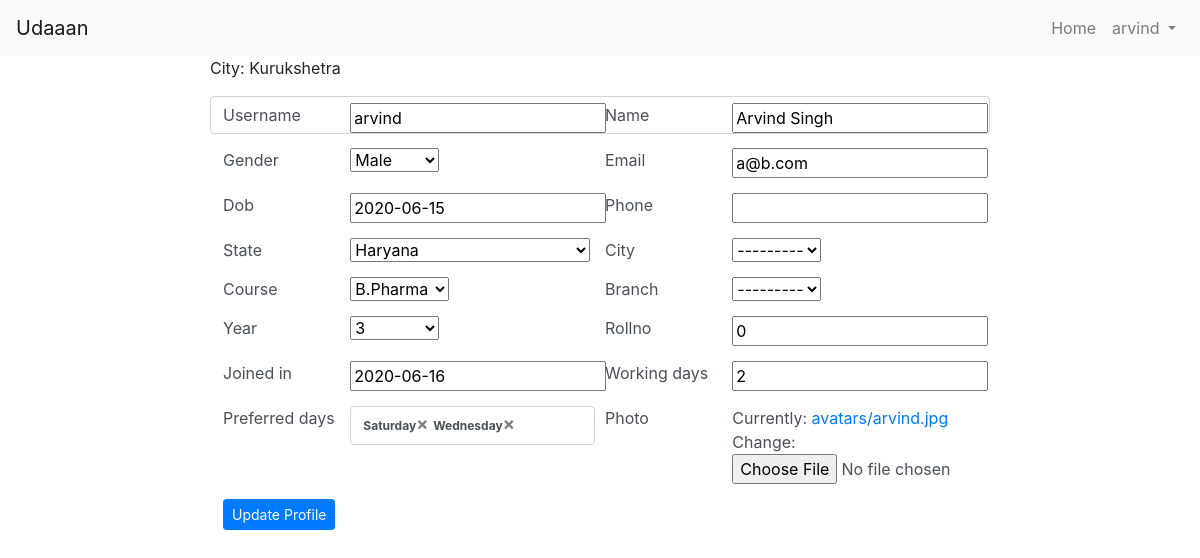
The page /memberupdate/arvind (signed in) on the database its author committed.
### members/models.py (models this page shows, shortened)
class GLAMember(models.Model):
  gender_choices = (
    ('Male','Male'),
    ('Female','Female'),
    ('Other','Other')
  )
  user = models.OneToOneField(User, on_delete=models.CASCADE,null=True)
  username  = models.CharField(max_length=50,null=True)
  name      = models.CharField(max_length=50,null=True)
  gender    = models.CharField(max_length=8,choices=gender_choices,null=True)
  dob       = models.DateField(null=True,auto_now=False, auto_now_add=False)
  email     = models.EmailField(max_length=50,null=True)
  phone_regex = RegexValidator(regex=r'^\+?1?\d{9,10}$',
            message="Phone number must be entered in the format: +91xxxxxxxxxx")
  phone = models.CharField(validators=[phone_regex], max_length=10, blank=True) # validators should be a list
  state = models.ForeignKey(State,null=True, on_delete=models.CASCADE)
  city = models.ForeignKey(City,null=True, on_delete=models.CASCADE)
  course = models.ForeignKey(Course,null=True, on_delete=models.CASCADE)
  branch  = models.ForeignKey(Branch,null=True, on_delete=models.CASCADE)
  year = models.IntegerField(null=True,choices=((1,1),(2,2),(3,3),(4,4)))
  rollno = models.IntegerField(null=True)
  joined_in = models.DateField(blank=True,null=True,auto_now=False, auto_now_add=False)
  working_days = models.IntegerField(default=0,null=True,blank=True)
  preferred_days = models.ManyToManyField(Day)
  photo = models.ImageField(upload_to=store_file_name,null=True)
  def get_absolute_url(self):
      return reverse('memberdetails', kwargs={'slug': self.username})
  class Meta:
    verbose_name = 'GLA Member'
    verbose_name_plural = 'GLA Members'

class City(models.Model):
  city  = models.CharField(max_length=50,blank=True,unique=True)
  state = models.ForeignKey(State,null=True,blank=True, on_delete=models.CASCADE)
  def __str__(self):
    return self.city
  class Meta:
    verbose_name = 'City'
    verbose_name_plural = 'Cities'

class State(models.Model):
  state = models.CharField(null=True,blank=True,max_length=50)
  def __str__(self):
    return self.state
  class Meta:
    verbose_name = 'State'
    verbose_name_plural = 'States'

class Course(models.Model):
  course_choices = (
    ('B.Tech','B.Tech'),
    ('M.Tech','M.Tech'),
    ('bphrama','B.Pharma'),
    ('mpharma','M.Pharma'),
    ('biotech','Biotech'),
    ('bba','BBA'),
    ('mba','MBA'),
    ('bca','BCA'),
    ('mca','MCA'),
    ('polytechnic','Polytechnic')
  )
  duration_choices = (
    (1,'1 year'),
    (2,'2 years'),
    (3,'3 years'),
    (4,'4 years')
  )
  course =  models.CharField(
                max_length=50,
                choices=course_choices,
                default='btech',
                blank=False,
                unique=True)
  duration = models.IntegerField(null=True,choices=duration_choices)
  class Meta:
    verbose_name = 'Course'
    verbose_name_plural = 'Courses'
  def __str__(self):
      return self.course

### members/views.py (the view)
# urls.py: path('memberupdate/<slug:slug>',MemberUpdateView.as_view(),name='memberupdate'),
class MemberUpdateView(LoginRequiredMixin,UpdateView):
  login_url = reverse_lazy('login')
  model = GLAMember
  fields = ['username','name','gender','dob','email','phone','state','city','course','branch','year','rollno','joined_in',
              'working_days','preferred_days','photo']
  slug_field = 'username'
  template_name = 'membercreate.htm'
  def get(self,request,*args,**kwargs):
    print('in GET of UpdateView')
    if not GLAMember.objects.filter(user=request.user).exists():
      return redirect('membercreate')
    if not str(kwargs.get('slug')) == str(request.user):
      return HttpResponse('You are NOT authorised to edit other members details')
    return super(MemberUpdateView,self).get(request,*args,**kwargs)
  def get_form(self,*args,**kwargs):
    form =  super().get_form(*args,**kwargs)
    print('in get_form')
    print(len(str(form)))
    form.fields['city'].queryset = City.objects.none()
    form.fields['branch'].queryset = Branch.objects.none()
    print(len(str(form)))
    return form

### members/models.py (called while the page is built)
  def __str__(self):
      return self.branch

  def __str__(self):
    return self.day

### members/templates/membercreate.htm (shortened to what this page needs)
{% extends 'base.htm' %}
{% block content %}
<div class="row no-gutters" style="background: none;">
    <div class="col-md-8 offset-md-2 col-sm-12" style="background: none;">
      <p>City: {{ request.user.glamember.city }}</p>
      <form method="POST" enctype="multipart/form-data" data-branches-url="{% url 'ajax_load_branches' %}" class="form form-control">{% csrf_token %}
        <div class="form-row" style="background: none;">
          <div class="col-2">{{ form.username.label }}</div>
          <div class="col-4">{{ form.username }}</div>
          <div class="col-2">{{ form.name.label }}</div>
          <div class="col-4">{{ form.name }}</div>
        </div>
        <div class="form-row">
          <div class="col-2">{{ form.gender.label }}</div>
          <div class="col-4">{{ form.gender }}</div>
          <div class="col-2">{{ form.email.label }}</div>
          <div class="col-4">{{ form.email }}</div>
        </div>
        <div class="form-row">
          <div class="col-2">{{ form.dob.label }}</div>
          <div class="col-4">{{ form.dob }}</div>
          <div class="col-2">{{ form.phone.label }}</div>
          <div class="col-4">{{ form.phone }}</div>
        </div>
        <div class="form-row">
          <div class="col-2">{{ form.state.label }}</div>
          <div class="col-4">{{ form.state }}</div>
          <div class="col-2">{{ form.city.label }}</div>
          <div class="col-4">{{ form.city }}</div>
        </div>
        <div class="form-row">
          <div class="col-2">{{ form.course.label }}</div>
          <div class="col-4">{{ form.course }}</div>
          <div class="col-2">{{ form.branch.label }}</div>
          <div class="col-4">{{ form.branch }}</div>
        </div>
        <div class="form-row">
          <div class="col-2">{{ form.year.label }}</div>
          <div class="col-4">{{ form.year }}</div>
          <div class="col-2">{{ form.rollno.label }}</div>
          <div class="col-4">{{ form.rollno }}</div>
        </div>
        <div class="form-row">
          <div class="col-2">{{ form.joined_in.label }}</div>
          <div class="col-4">{{ form.joined_in }}</div>
          <div class="col-2">{{ form.working_days.label }}</div>
          <div class="col-4">{{ form.working_days }}</div>
        </div>
        <div class="form-row">
          <div class="col-2">{{ form.preferred_days.label }}</div>
          <div class="col-4">{{ form.preferred_days }}</div>
          <div class="col-2">{{ form.photo.label }}</div>
          <div class="col-4">{{ form.photo }}</div>
        </div>
        {% if request.path == '/membercreate' %}
          <button type="submit" class="btn btn-sm btn-success">Create Profile</button>
        {% else %}
          <button type="submit" class="btn btn-sm btn-primary">Update Profile</button>
        {% endif %}
    </form>
   </div>
</div>
{% endblock %}

### templates/snippets/navbar.htm (shortened to what this page needs)
<nav class="navbar navbar-expand-lg navbar-light bg-light">
  <a class="navbar-brand" href="{% url 'home' %}">Udaaan</a>
  <div class="collapse navbar-collapse" id="navbarSupportedContent">
    <ul class="navbar-nav ml-auto">
      <li class="nav-item">
        <a class="nav-link" href="{% url 'home' %}">Home</a>
      </li>
      {% if request.user.is_authenticated %}
        <li class="nav-item dropdown mr-auto">
          <a class="nav-link dropdown-toggle" href="#" id="navbarDropdown" role="button" data-toggle="dropdown" aria-haspopup="true" aria-expanded="false">
            {{ request.user }}
          </a>
        </li>
      {% endif %}
    </ul>
  </div>
</nav>

### static/css/style.css (style rules this page uses)
.form-row { margin-bottom: 15px; }

### rows shown on the page
GLAMember: username "arvind", name "Arvind Singh", gender "Male", email "a@b.com", dob "2020-06-15", city "---------", branch "---------", year "3", rollno "0", joined_in "2020-06-16", working_days "2"
State: state "Haryana"
Course: course "B.Pharma"

### other values the page prints
{{ request.user }} "arvind"
{{ request.user.glamember.city }} "Kurukshetra"
